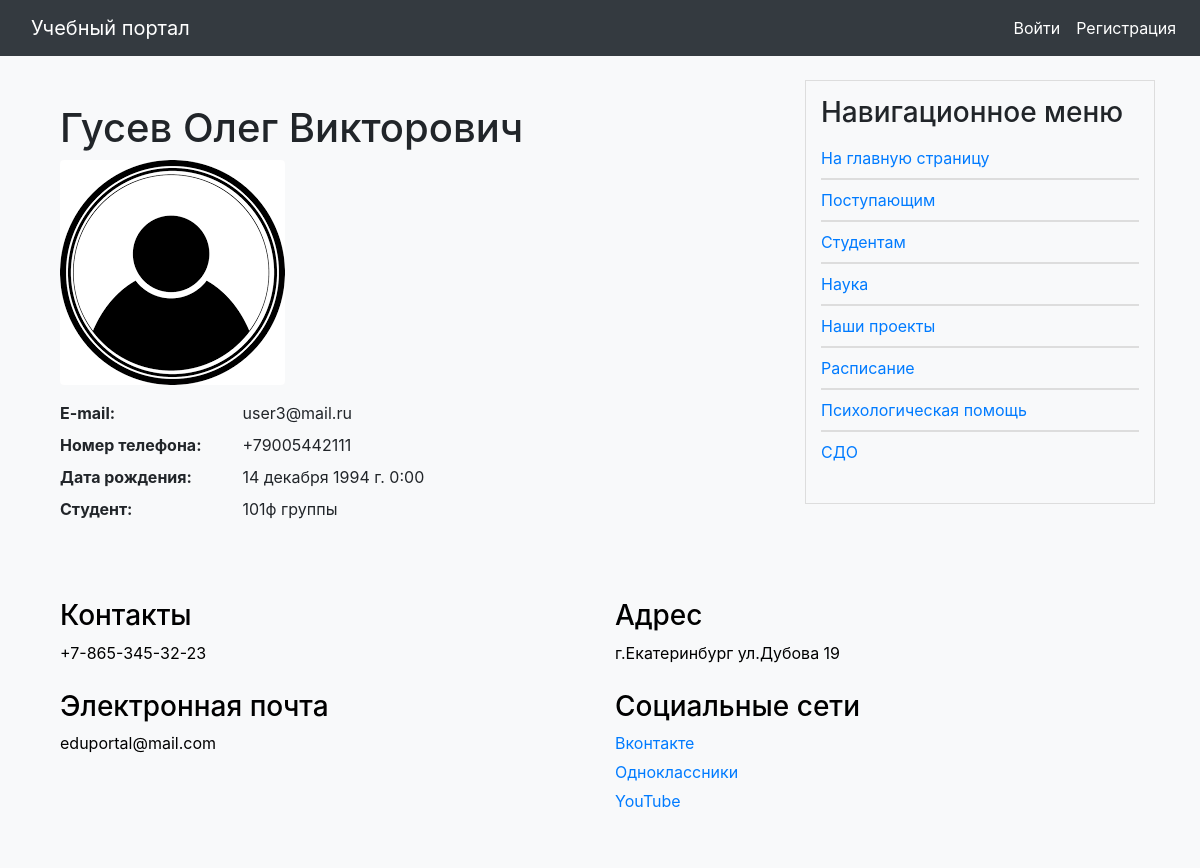
The app's page /users/profile_user/4 with its own data.
### users/models.py (models this page shows, shortened)
class User(AbstractUser):
    class Status(models.IntegerChoices):
        NO_CURATOR = 0, 'Не куратор'
        CURATOR = 1, 'Куратор'
    surname = models.CharField(max_length=255, blank=True, verbose_name='Отчество')
    photo = models.ImageField(upload_to="users/%Y/%m/%d/", blank=True, null=True, verbose_name="Фотография")
    date_birth = models.DateTimeField(blank=True, verbose_name="Дата рождения")
    cat_user = models.ForeignKey('CategoryUser', on_delete=models.PROTECT, related_name='users',
                                 default=None, null=True, verbose_name='Категория пользователя')
    group_stud = models.ForeignKey('GroupStudents', blank=True, related_name='groups',
                                   verbose_name='Группа пользователя', on_delete=models.PROTECT, default=None,
                                   null=True)
    phone_number = models.CharField(max_length=100, unique=True, blank=True, verbose_name='Номер телефона')
    courses = models.ManyToManyField('education.Courses', related_name='course_teacher',
                                     verbose_name='Курсы преподавателя')
    is_curator = models.BooleanField(choices=tuple(map(lambda x: (bool(x[0]), x[1]), Status.choices)),
                                     default=Status.NO_CURATOR, verbose_name="Статус кураторства")
    def get_full_name(self):
        return str(self.last_name + ' ' + self.first_name + ' ' + self.surname)

class CategoryUser(models.Model):
    class Meta:
        verbose_name = 'Категория пользователя'
        verbose_name_plural = 'Категории пользователей'
    title = models.CharField(max_length=100, verbose_name='Название')
    def __str__(self):
        return self.title

class GroupStudents(models.Model):
    class Meta:
        verbose_name = 'Группы студентов'
        verbose_name_plural = 'Группа студентов'
    group = models.CharField(max_length=100, db_index=True, verbose_name='Группа')
    courses = models.ManyToManyField('education.Courses', related_name='groups_related', verbose_name='Курсы')
    slug = models.SlugField(max_length=100, unique=True, db_index=True, verbose_name='Slug')
    curator = models.ForeignKey('User', blank=True, related_name='curator', verbose_name='Куратор группы',
                                on_delete=models.SET_NULL, default=None, null=True)
    members = models.ManyToManyField('User', related_name='group_members', verbose_name='Участники группы')
    def __str__(self):
        return self.group

### portal/models.py (models this page shows, shortened)
class ShowInfo(models.Model):
    class Meta:
        verbose_name = 'Основная информация'
        verbose_name_plural = 'Основная информация'
    title = models.CharField(max_length=255, verbose_name='Заголовок')
    slug = models.SlugField(max_length=255, unique=True, db_index=True, verbose_name='Slug')
    photo = models.ImageField(upload_to='photos/info', default=None,
                              blank=True, null=True, verbose_name='Фото')
    file = models.FileField(upload_to='file/%Y/%m/%d/', default=None,
                            blank=True, null=True, verbose_name='Файлы')
    content = models.TextField(blank=True, verbose_name='Текст статьи')
    def get_absolute_url(self):
        return reverse('show_info', kwargs={'info_slug': self.slug})

### users/views.py (the view)
# urls.py: path('profile_user/<int:user_id>', views.ProfileUsersView.as_view(), name='profile_user')
class ProfileUsersView(DetailView):
    model = User
    template_name = 'users/user_profile.html'
    pk_url_kwarg = 'user_id'
    context_object_name = 'profile_user'
    def get_context_data(self, **kwargs):
        context = super().get_context_data(**kwargs)
        context['title'] = 'Профиль пользователя'
        context['default_image'] = settings.DEFAULT_USER_IMAGE
        return context
    def get_object(self, queryset=None):
        return get_object_or_404(User, pk=self.kwargs[self.pk_url_kwarg])

### portal/context_processors.py (called while the page is built)
def get_portal_context(request):
    navigate = ShowInfo.objects.all()
    return {'navigate': navigate}

### users/templates/users/user_profile.html
{% extends 'base.html' %}
{% block content %}
<div class="container mt-4">
    <h1>{{profile_user.get_full_name}}</h1>
    {% if profile_user.photo %}
        <img src="{{ profile_user.photo.url }}" class="img-fluid rounded mb-3" alt="Профильное фото">
    {% else %}
        <img src="{{ default_image }}" class="img-fluid rounded mb-3" alt="Профильное фото">
    {% endif %}
    <dl class="row">
        <dt class="col-sm-3">E-mail:</dt>
        <dd class="col-sm-9">{{ profile_user.email }}</dd>
        <dt class="col-sm-3">Номер телефона:</dt>
        <dd class="col-sm-9">{{ profile_user.phone_number }}</dd>
        <dt class="col-sm-3">Дата рождения:</dt>
        <dd class="col-sm-9">{{ profile_user.date_birth }}</dd>
        {% if profile_user.cat_user_id == 1 %}
            <dt class="col-sm-3">{{ profile_user.cat_user }}:</dt>
            <dd class="col-sm-9">{{ profile_user.group_stud }} группы</dd>
        {% else %}
            <dt class="col-sm-3">Статус:</dt>
            <dd class="col-sm-9">{{ profile_user.cat_user }}</dd>
        {% endif %}
    </dl>
</div>
{% endblock %}

### templates/base.html (shortened to what this page needs)
{% load static %}
<!DOCTYPE html>
<html lang="en">
<head>
    <link rel="stylesheet" href="https://stackpath.bootstrapcdn.com/bootstrap/4.3.1/css/bootstrap.min.css">
    <link rel="stylesheet" href="https://cdn.jsdelivr.net/npm/bootstrap-icons@1.10.5/font/bootstrap-icons.css">
    <link type="text/css" href="{% static 'portal/css/styles.css' %}" rel="stylesheet" />
</head>
<body>
<nav class="navbar navbar-expand-lg navbar-dark bg-dark fixed-top navbar-custom">
    <a class="navbar-brand" href="/">Учебный портал</a>
    <div class="collapse navbar-collapse" id="navbarNav">
    <ul class="navbar-nav ml-auto">
        {% if user.is_authenticated %}
            <li class="nav-item">
                <a class="nav-link" href="{% url 'users:profile' %}">{{ user.username }}</a>
            </li>
            <li class="nav-item">
                <a class="nav-link" href="{% url 'education:personal-area' %}">Личный кабинет</a>
            </li>
            <li class="nav-item">
                <a class="nav-link" href="{% url 'users:logout' %}">Выйти</a>
            </li>
        {% else %}
            <li class="nav-item">
                <a class="nav-link" href="{% url 'users:login' %}">Войти</a>
            </li>
            <li class="nav-item">
                <a class="nav-link" href="{% url 'users:register' %}">Регистрация</a>
            </li>
        {% endif %}
    </ul>
</div>
</nav>
<div class="container mt-4">
    <div class="row">
        <div class="col-md-8">
            {% block content %}
            {% endblock %}
        </div>
        <div class="col-md-4">
            <div class="nav-block">
                <h3>Навигационное меню</h3>
                <ul>
                    {% if request.path != '/' and request.resolver_match.namespace != 'education' %}
                        <li><a href="/">На главную страницу</a></li>
                    {% endif %}
                    {% if request.resolver_match.namespace == 'education' %}
                        <li><a href="{% url 'education:my_group' %}">Моя группа</a></li>
                        <li><a href="/">Для студентов</a></li>
                        <li><a href="/">Тесты</a></li>
                        <li><a href="/">Библиотека</a></li>
                    {% else %}
                        {% for n in navigate %}
                            <li><a href="{{ n.get_absolute_url }}">{{ n.title }}</a></li>
                        {% endfor %}
                    {% endif %}
                </ul>
            </div>
        </div>
    </div>
</div>
<div class="container mt-4">
    <div class="footer">
    <div class="container">
        <div class="row">
            <div class="col-md-6">
                <h3>Контакты</h3>
                <p>+7-865-345-32-23</p>
            </div>
            <div class="col-md-6">
                <h3>Адрес</h3>
                <p>г.Екатеринбург
                ул.Дубова 19</p>
            </div>
            <div class="col-md-6">
                <h3>Электронная почта</h3>
                <p>eduportal@mail.com</p>
            </div>
            <div class="col-md-6">
                <h3>Социальные сети</h3>
                <p><a href="#">Вконтакте</a></p>
                <p><a href="#">Одноклассники</a></p>
                <p><a href="#">YouTube</a></p>
            </div>
        </div>
    </div>
</div>
</body>
</html>

### portal/static/portal/css/styles.css (style rules this page uses)
body { padding-top: 56px; background-color: #f8f9fa; }
.navbar-custom { background-color: #343a40; }
.navbar-custom , .navbar-custom .navbar-text { color: #ffffff; }
.navbar-brand { color: #ffffff; margin-left: 15px; }
.navbar-custom .navbar-nav .nav-link { color: #ffffff; }
.nav-block { background-color: #f8f9fa; padding: 15px; border: 1px solid #ddd; }
.nav-block ul { padding: 0; list-style-type: none; }
.nav-block li { border-top: 1px solid #ddd; border-bottom: 1px solid #ddd; margin: 0; padding: 8px 0; }
.nav-block li:first-child { border-top: none; }
.nav-block li:last-child { border-bottom: none; }
.footer { background-color: #f8f9fa; color: black; padding: 30px 0; width: 100%; }
.footer .row { display: flex; justify-content: space-between; flex-wrap: wrap; }
.footer .col-md-6 { margin-bottom: 20px; }
.footer .col-md-6 p { margin-bottom: 5px; }

### records on screen
User: get_full_name "Гусев Олег Викторович", email "user3@mail.ru", phone_number "+79005442111", date_birth "14 декабря 1994 г. 0:00", cat_user "Cтудент", group_stud "101ф"
ShowInfo: title "Поступающим"
ShowInfo: title "Студентам"
ShowInfo: title "Наука"
ShowInfo: title "Наши проекты"
ShowInfo: title "Расписание"
ShowInfo: title "Психологическая помощь"
ShowInfo: title "СДО"
